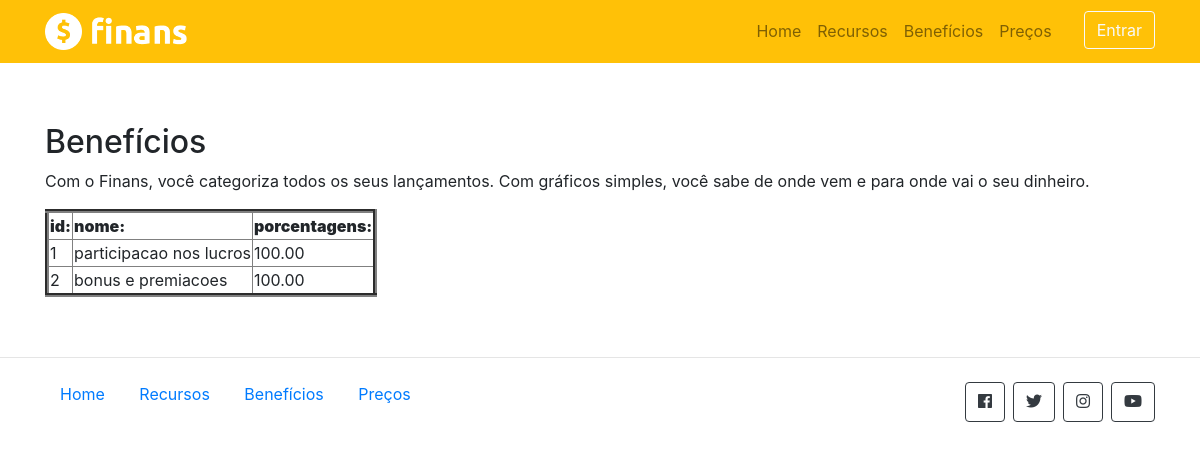
/beneficios/, run on an earlier commit of the app's database.
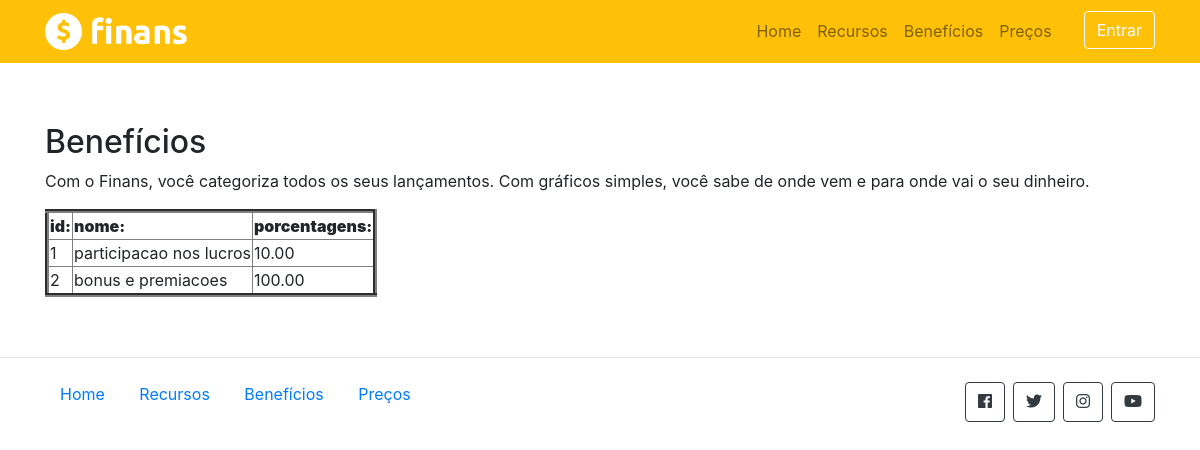
And on a later commit of the database.
### sitefinanceira/models.py (models this page shows, shortened)
class Beneficios(models.Model):
    nome = models.CharField('Nome', max_length=100)
    preco = models.DecimalField('Porcentagem', decimal_places=2, max_digits=8)

### sitefinanceira/views.py (the view)
# urls.py: path('beneficios/', views.beneficios),
def beneficios(request):
    data = { }
    data['db'] = Beneficios.objects.all()
    return render(request, 'beneficios.html',data)

### sitefinanceira/templates/beneficios.html (shortened to what this page needs)
{% extends 'base.html' %}
{% load static %}
{% block conteudo %}
    <section class="caixa">
      <div class="container">
        <div class="row">
          <div class="col-md-12 d-flex">
            <div class="align-self-center">
              <h2>Benefícios</h2>
              <p>
                Com o Finans, você categoriza todos os seus lançamentos. Com gráficos simples, você sabe de onde vem e para onde vai o seu dinheiro.
              </p>
              <table border= "4">
                <tr>
                  <th> <strong>id: </strong> </th>
                  <th> <strong>nome: </strong> </th>
                  <th> <strong>porcentagens: </strong> </th>
              </tr>
                {% for dbs in db %}
                <tr>
                <td> {{dbs.id}} </td>
                <td> {{dbs.nome}} </td>
                <td> {{dbs.preco}} </td>
                </tr>
              {% endfor %}
              </table>
            </div>
          </div>
        </div>
      </div>
    </section>
{% endblock %}

### templates/base.html (shortened to what this page needs)
{% load static %}
<!DOCTYPE html>
<html lang="pt-br">
  <head>
    <link rel="stylesheet" href="{% static 'css/bootstrap.min.css' %}">
    <link rel="stylesheet" type="text/css" href="{% static 'css/estilo.css' %}">
    <link rel="stylesheet" href="https://use.fontawesome.com/releases/v5.3.1/css/all.css">
  </head>
  <body>
    {% include '_cabecalho.html' %}
    {% block conteudo %} {% endblock %}
    <footer class="mt-4 mb-4">
      <div class="container">
        <div class="row">
          <div class="col-md-8">
            <p>
              <a href="/">Home</a>
              <a href="/recursos">Recursos</a>
              <a href="/beneficios">Benefícios</a>
              <a href="/precos">Preços</a>
            </p>
          </div>
          <div class="col-md-4 d-flex justify-content-end">
            <a href="" class="btn btn-outline-dark">
              <i class="fab fa-facebook"></i>
            </a>
            <a href="" class="btn btn-outline-dark ml-2">
              <i class="fab fa-twitter"></i>
            </a>
            <a href="" class="btn btn-outline-dark ml-2">
              <i class="fab fa-instagram"></i>
            </a>
            <a href="" class="btn btn-outline-dark ml-2">
              <i class="fab fa-youtube"></i>
            </a>
          </div>
        </div>
      </div>
    </footer>
  </body>
</html>

### sitefinanceira/templates/_cabecalho.html (shortened to what this page needs)
{% load static %}
    <header>
      <nav class="navbar navbar-expand-sm navbar-light bg-warning">
        <div class="container">
          <a href="#" class="navbar-brand">
            <img src="{% static 'img/logo.png' %}" width="142">
          </a>
          <div class="collapse navbar-collapse" id="nav-principal">
            <ul class="navbar-nav ml-auto">
              <li class="nav-item">
                <a href="/" class="nav-link">Home</a>
              </li>
              <li class="nav-item">
                <a href="/recursos" class="nav-link">Recursos</a>
              </li>
              <li class="nav-item">
                <a href="/beneficios" class="nav-link">Benefícios</a>
              </li>
              <li class="nav-item">
                <a href="/precos" class="nav-link">Preços</a>
              </li>
              <li class="nav-item">
                <a href="" class="btn btn-outline-light ml-4">Entrar</a>
              </li>
            </ul>
          </div>
        </div>
      </nav>
    </header>

### templates/static/css/estilo.css (style rules this page uses)
.caixa { padding: 60px 0; border-bottom: 1px solid #e5e5e5; }
footer p a { margin: 5px 15px; }

What changed in the data, as far as the page shows it:
changed Beneficios "participacao nos lucros": preco "100.00" → "10.00"
